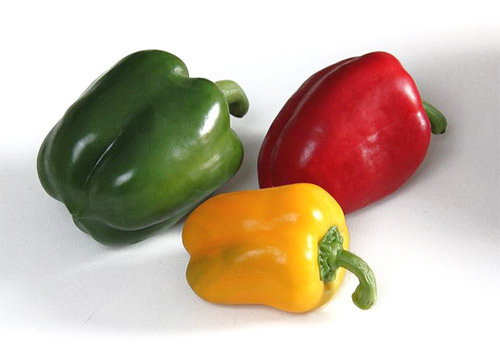
#> input picture TP2/pimiento_morron.jpg, 500 x 359 px
$ jupyter execute TP2.ipynb
#> lines starting #> are read from the running program, lines starting #| are printed output that depends on the picture
[cell 1]
import cv2 as cv
import numpy as np
import matplotlib.pyplot as plt
from scipy.fftpack import fft2, fftshift
import time
import glob as glob

[cell 2]
# Auxiliary functions
def fft2_mod(image):

  shifted_image_fft = np.fft.fftshift(np.fft.fft2(image))
  return 20*np.log(np.abs(shifted_image_fft))


def _filter_round_shape(height, width, radius):
  canvas = np.zeros((height, width))
  return cv.circle(canvas,
                     center=(int(canvas.shape[1]/2), int(canvas.shape[0]/2)),
                     radius=radius,
                     color=(255),
                     thickness=-1).astype(np.uint8)


def create_lp_filter(height, width, radius=20):

  lp_filter = _filter_round_shape(height, width, radius)
  return lp_filter


def create_hp_filter(height, width, radius=60):

  lp_filter = _filter_round_shape(height, width, radius)
  return cv.bitwise_not(lp_filter)

# Punto 1

[cell 3]
def create_gauss_filter(h, w, k_size, sigma):

    # Create gaussian kernel with k_size
    ax = np.linspace(-(k_size - 1) / 2., (k_size - 1) / 2., k_size) #(start, stop, samples)
    xx, yy = np.meshgrid(ax, ax)
    ksize_kernel = np.exp(-0.5 * (np.square(xx) + np.square(yy)) / np.square(sigma))
    ksize_kernel_norm = (1/sum(sum(ksize_kernel)))*ksize_kernel

    # Create gaussian kernel with w & h size
    ax = np.linspace(-(w - 1) / 2., (w - 1) / 2., w) #(start, stop, samples)
    ay = np.linspace(-(h - 1) / 2., (h - 1) / 2., h)
    xx, yy = np.meshgrid(ax, ay)
    kernel_norm = np.exp(-0.5 * (np.square(xx) + np.square(yy)) / np.square(sigma))

    # Transform the kernel to the spectral domain
    spectral_kernel_norm = np.fft.fft2((1/sum(sum(kernel_norm)))*kernel_norm)

    return (ksize_kernel_norm, kernel_norm, spectral_kernel_norm)

[cell 4]
def apply_gauss(img, kernel):
    # Pass the kernel through the entire image
    img_filt = cv.filter2D(img, -1, kernel=kernel)
    return(img_filt)

[cell 5]
# Read the image
img = cv.imread("pimiento_morron.jpg")
#> img is the input picture: shape (359, 500, 3); mean B, G, R 162.7, 180.5, 197.9

# Define parameters (k_size, h, w, sigma)
h,w= img.shape[:-1]
#> h = 359; w = 500
k_size = 15
sigma = 5

# Generate the kernel
ksize_kernel, gauss_filter, spectral_filter= create_gauss_filter(h, w, k_size , sigma)
#> in create_gauss_filter, `kernel_norm = np.exp(-0.5 * (np.square(xx) + np.square(yy)) / np.squar..`:
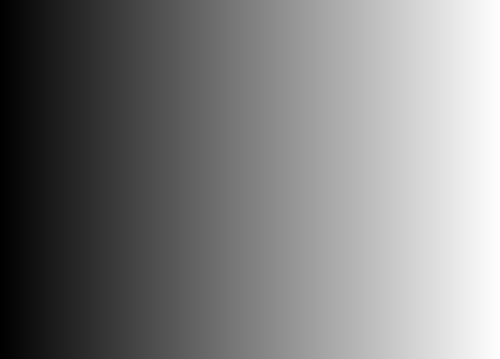
#> xx: shape (359, 500) float64; min -249.5, max 249.5, mean 0; drawn with min black and max white
#> in create_gauss_filter, `kernel_norm = np.exp(-0.5 * (np.square(xx) + np.square(yy)) / np.squar..`:
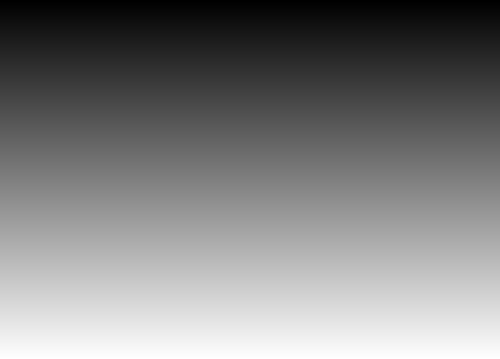
#> yy: shape (359, 500) float64; min -179, max 179, mean 0; drawn with min black and max white

[cell 6]
# Apply the Gaussian blur function to the image by convolution with ksize_kernel
gauss = apply_gauss(img, ksize_kernel)

# Display the original image, filtered image and kernel
plt.figure(figsize=(18, 4))
plt.suptitle('Gaussian blur function to the image by convolution', fontsize=18)
plt.subplot(131),plt.imshow(cv.cvtColor(img, cv.COLOR_BGR2RGB)),plt.title('Original Image')
plt.subplot(132),plt.imshow(cv.cvtColor(gauss, cv.COLOR_BGR2RGB)),plt.title('Smoothed Image with Gaussian Filter')
plt.subplot(133),plt.contourf(ksize_kernel),plt.title('Kernel'),plt.colorbar()
plt.show()
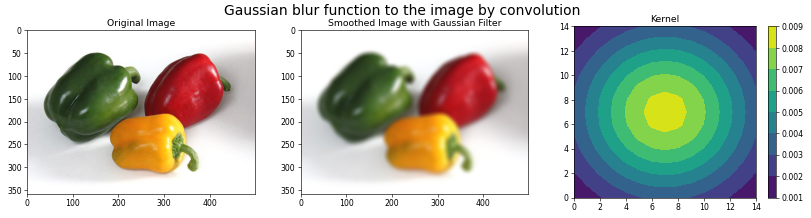
#> figure drawn by matplotlib, 4 panels

[cell 7]
_, kernel, kernel_tf = create_gauss_filter(h, w, k_size=15, sigma=5)

plt.figure(figsize=(12,12))
plt.subplot(1,2,1)
plt.axis('off')
plt.title("Kernel Gausiano")
plt.imshow(kernel, cmap='jet')
plt.subplot(1,2,2)
plt.axis('off')
plt.title("FFT del kernel")
plt.imshow(np.abs(kernel_tf), cmap='jet')
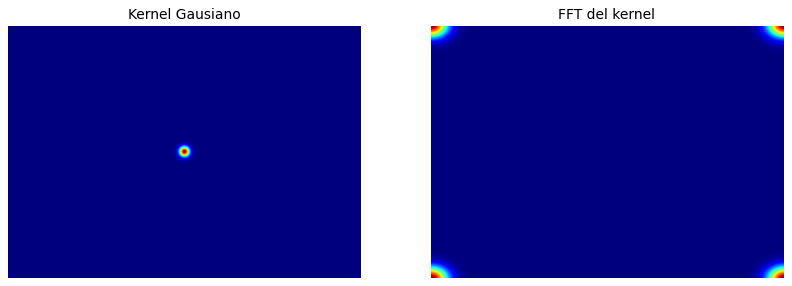
#> figure drawn by matplotlib, 2 panels

[cell 8]
img_gray = cv.cvtColor(img, cv.COLOR_BGR2GRAY)
img_fft = np.fft.fft2(img_gray)
img_mod_fft = fft2_mod(img_gray)
#> in fft2_mod, `return 20*np.log(np.abs(shifted_image_fft))`:
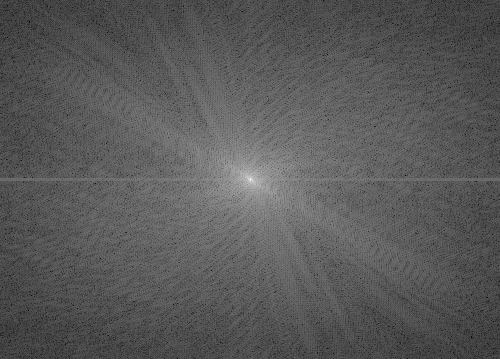
#> returned value: shape (359, 500) float64; min 32.15, max 346.2, mean 142.3; drawn with min black and max white
filtered = img_fft * kernel_tf

img_gauss = np.fft.ifftshift(np.real(np.fft.ifft2(filtered)))
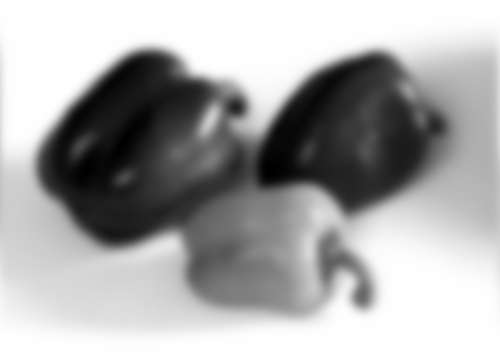
#> img_gauss: shape (359, 500) float64; min 40.03, max 255, mean 183.7; drawn with min black and max white

# Display the original image, filtered image and its magnitude spectrum
plt.figure(figsize=(18, 4))
plt.suptitle('Gaussian blur applied in the spectral domain', fontsize=18)
plt.subplot(131), plt.imshow(img_gray, cmap='gray')
plt.title('Original Image'), plt.xticks([]), plt.yticks([])
plt.subplot(132), plt.imshow(img_gauss, cmap='gray')
plt.title('Smoothed Image with Gaussian Filter'), plt.xticks([]), plt.yticks([])
plt.subplot(133), plt.imshow(img_mod_fft, cmap='gray')
plt.title('Image in spectral domain'), plt.xticks([]), plt.yticks([])
plt.show()
#> in apply_gauss (call 2), `img_filt = cv.filter2D(img, -1, kernel=kernel)`:
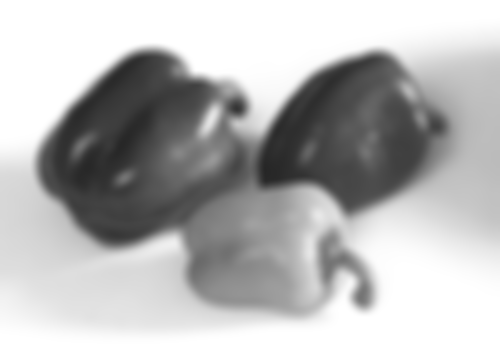
#> img_filt: shape (359, 500); min 38, max 255, mean 183.7

# Punto 2

[cell 9]
def result_blur(img):

    fourier_coefficients  = np.fft.fftshift(np.fft.fft2(img))

    # compute the absolute value of all Fourier coefficients
    abs_values = np.abs(fourier_coefficients)

    # compute the maximum value among all coefficients
    maximum_value = np.max(abs_values)
#> maximum_value = 32966171

    # compute the total number of coefficients that are higher than the maximum value / 1000
    total = abs_values[abs_values > maximum_value / 1000].size
#> total = 919
    result = (total / (img.size))
#> result = 0.00512
    return result

[cell 10]
img_gray = cv.cvtColor(img, cv.COLOR_BGR2GRAY)

# Apply convolutional filter with Gaussian blur function
gauss = apply_gauss(img_gray, ksize_kernel)
result_blur(gauss)

# Apply spectral filter with Gaussian blur function
img_fft = np.fft.fft2(img_gray)
filtered = img_fft * kernel_tf

img_gauss = np.fft.ifftshift(np.real(np.fft.ifft2(filtered)))

result_blur(img_gauss)


# Plot the results
plt.figure(figsize=(18,10))
plt.subplot(1,3,2)
plt.title(f'Convolutional filter result= {result_blur(gauss):.5f}'), plt.xticks([]), plt.yticks([])
plt.imshow(gauss, 'gray')
plt.subplot(1,3,3)
plt.title(f'Spectral filter result={result_blur(img_gauss):.5f}'), plt.xticks([]), plt.yticks([])
plt.imshow(img_gauss, 'gray')
plt.subplot(1,3,1)
plt.title(f'Original img result= {result_blur(img):.5f}'), plt.xticks([]), plt.yticks([])
plt.imshow(img_gray, 'gray')
plt.show()

# Punto 3

Aplico uno de los metodos del paper - Gaussian derivative (GRA1)

[cell 11]
def gaussian_derivative_focus_measure(img, W):
    # Compute the value of s for the given neighborhood size W
#> called with W = 1
    s = W / 5

    # Compute the x and y partial derivatives of the image using the Sobel operator
    Gx = cv.Sobel(img, cv.CV_64F, 1, 0, ksize=5)
    Gy = cv.Sobel(img, cv.CV_64F, 0, 1, ksize=5)

    # Compute the focus measure for each pixel
    f = Gx**2 + Gy**2
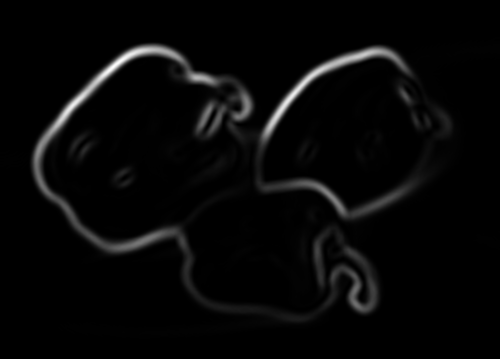
#> f: shape (359, 500) float64; min 0, max 6791770, mean 209153.6; drawn with min black and max white

    # Apply a Gaussian filter to the focus measure with the computed value of s
    f = cv.GaussianBlur(f, (W, W), s)

    # Compute the mean focus measure for the entire image
    mean_focus_measure = np.mean(f)
#> mean_focus_measure = 209153.6

    return mean_focus_measure

[cell 12]
# Plot the results
plt.figure(figsize=(18,10))
plt.subplot(1,3,2)
plt.title(f'Spectral filter result= {gaussian_derivative_focus_measure(gauss, 1):.0f}'), plt.xticks([]), plt.yticks([])
plt.imshow(gauss, 'gray')
plt.subplot(1,3,3)
plt.title(f'Convolutional filter result= {gaussian_derivative_focus_measure(img_gauss, 1):.0f}'), plt.xticks([]), plt.yticks([])
plt.imshow(img_gauss, 'gray')
plt.subplot(1,3,1)
plt.title(f'Original img result= {gaussian_derivative_focus_measure(img_gray, 1):.0f}'), plt.xticks([]), plt.yticks([])
#> call 3 of gaussian_derivative_focus_measure, with W = 1
#> in gaussian_derivative_focus_measure (call 3), `Gy = cv.Sobel(img, cv.CV_64F, 0, 1, ksize=5)`:
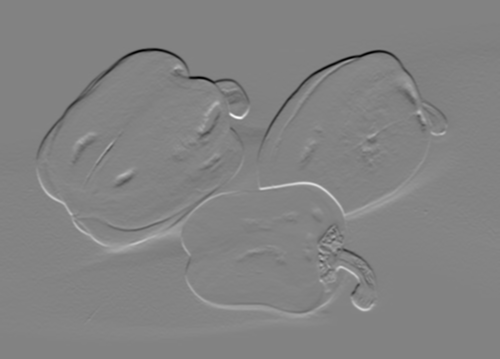
#> Gy: shape (359, 500) float64; min -9557, max 9056, mean 0; drawn with min black and max white
#> in gaussian_derivative_focus_measure (call 3), `f = Gx**2 + Gy**2`:
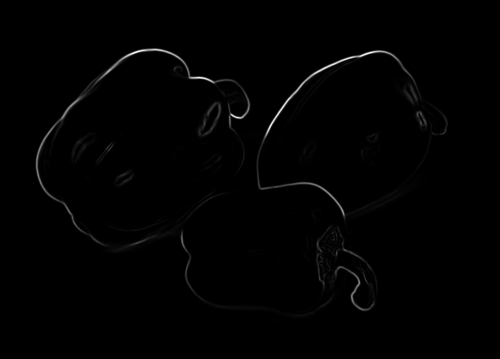
#> f: shape (359, 500) float64; min 0, max 97032500, mean 737545.3; drawn with min black and max white
#> in gaussian_derivative_focus_measure (call 3), `mean_focus_measure = np.mean(f)`: mean_focus_measure = 737545.3
plt.imshow(img_gray, 'gray')
plt.show()

$ run again, with TP2/DJI_0066-2.jpg copied over TP2/pimiento_morron.jpg
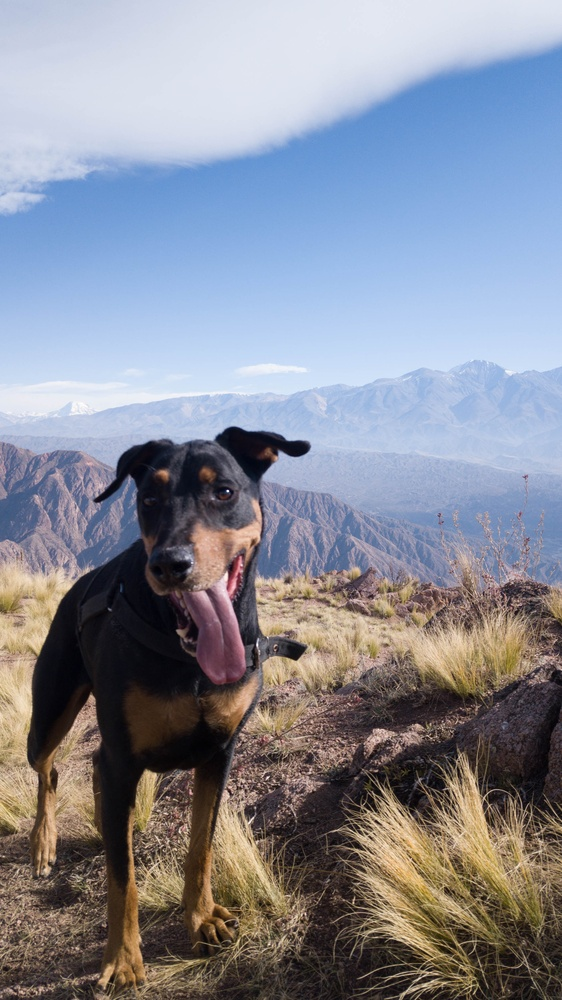
#> input picture TP2/DJI_0066-2.jpg, 562 x 1000 px, shrunk from 2242 x 3992 before the run
#> img is the input picture: shape (1000, 562, 3); mean B, G, R 151.5, 139.4, 135.8
#> `img_gauss = np.fft.ifftshift(np.real(np.fft.ifft2(filtered)))`:
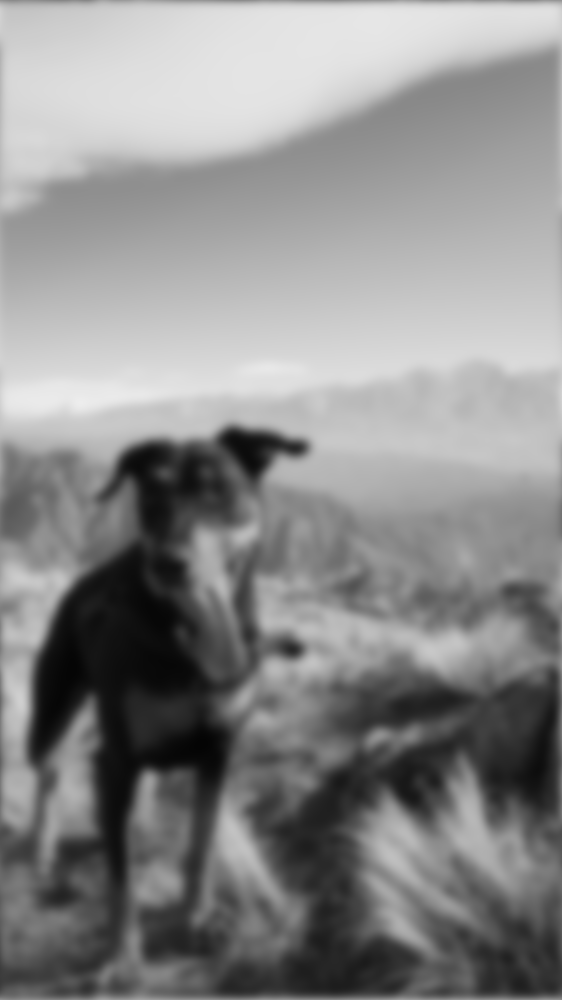
#> img_gauss: shape (1000, 562) float64; min 4.17, max 237.4, mean 139.7
#> img_filt: shape (1000, 562)
#> maximum_value = 78502977
#> abs_values: shape (1000, 562, 3) float64
#> mean_focus_measure = 137139.6
#> in gaussian_derivative_focus_measure (call 3), `f = Gx**2 + Gy**2`:
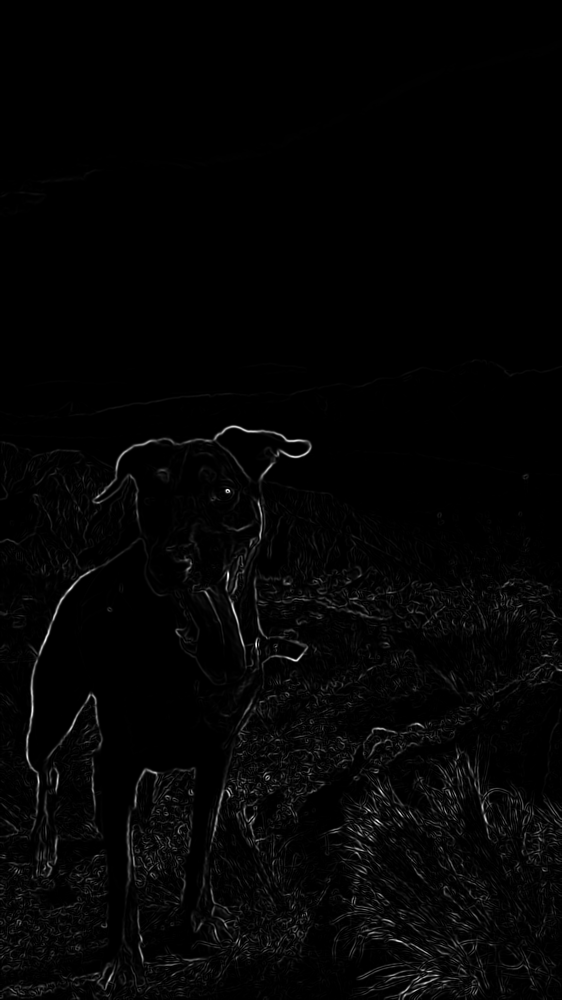
#> f: shape (1000, 562) float64; min 0, max 73301306, mean 1313284; drawn with min black and max white
#> mean_focus_measure = 1313284

$ run again, with TP2/Imagen2.png saved as TP2/pimiento_morron.jpg
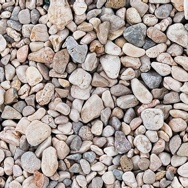
#> input picture TP2/Imagen2.png, 188 x 188 px
#> img is the input picture: shape (188, 188, 3); mean B, G, R 151.8, 157.4, 169.2
#> img_filt: shape (188, 188)
#> maximum_value = 5665897
#> abs_values: shape (188, 188, 3) float64
#> mean_focus_measure = 284964.4
#> in gaussian_derivative_focus_measure (call 3), `f = Gx**2 + Gy**2`:
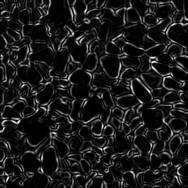
#> f: shape (188, 188) float64; min 0, max 108932042, mean 11220255.5; drawn with min black and max white
#> mean_focus_measure = 11220255.5
